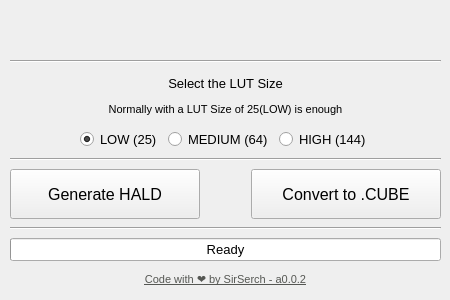
<?xml version="1.0" encoding="UTF-8"?>
<ui version="4.0">
 <class>mainWindow</class>
 <widget class="QMainWindow" name="mainWindow">
  <property name="geometry">
   <rect>
    <x>0</x>
    <y>0</y>
    <width>450</width>
    <height>300</height>
   </rect>
  </property>
  <property name="minimumSize">
   <size>
    <width>450</width>
    <height>300</height>
   </size>
  </property>
  <property name="maximumSize">
   <size>
    <width>450</width>
    <height>300</height>
   </size>
  </property>
  <property name="font">
   <font>
    <family>Arial</family>
    <weight>50</weight>
    <bold>false</bold>
   </font>
  </property>
  <property name="windowTitle">
   <string>OpenLUTCreator</string>
  </property>
  <property name="windowIcon">
   <iconset>
    <normalon>:/logo/images/icon.png</normalon>
   </iconset>
  </property>
  <property name="autoFillBackground">
   <bool>true</bool>
  </property>
  <property name="tabShape">
   <enum>QTabWidget::Rounded</enum>
  </property>
  <property name="dockNestingEnabled">
   <bool>false</bool>
  </property>
  <widget class="QWidget" name="centralwidget">
   <widget class="QWidget" name="verticalLayoutWidget">
    <property name="geometry">
     <rect>
      <x>10</x>
      <y>0</y>
      <width>431</width>
      <height>291</height>
     </rect>
    </property>
    <layout class="QVBoxLayout" name="verticalLayout">
     <item>
      <widget class="QLabel" name="label_2">
       <property name="maximumSize">
        <size>
         <width>16777215</width>
         <height>50</height>
        </size>
       </property>
       <property name="font">
        <font>
         <family>Arial</family>
         <pointsize>10</pointsize>
         <weight>50</weight>
         <bold>false</bold>
        </font>
       </property>
       <property name="text">
        <string>&lt;html&gt;&lt;head/&gt;&lt;body&gt;&lt;p&gt;&lt;img src=&quot;:/logo/images/logo.png&quot;/&gt;&lt;/p&gt;&lt;/body&gt;&lt;/html&gt;</string>
       </property>
       <property name="alignment">
        <set>Qt::AlignCenter</set>
       </property>
      </widget>
     </item>
     <item>
      <widget class="Line" name="line_3">
       <property name="orientation">
        <enum>Qt::Horizontal</enum>
       </property>
      </widget>
     </item>
     <item>
      <widget class="QLabel" name="label">
       <property name="sizePolicy">
        <sizepolicy hsizetype="Minimum" vsizetype="Minimum">
         <horstretch>0</horstretch>
         <verstretch>0</verstretch>
        </sizepolicy>
       </property>
       <property name="maximumSize">
        <size>
         <width>16777215</width>
         <height>50</height>
        </size>
       </property>
       <property name="font">
        <font>
         <family>Arial</family>
         <weight>50</weight>
         <bold>false</bold>
        </font>
       </property>
       <property name="text">
        <string>&lt;html&gt;&lt;head/&gt;&lt;body&gt;&lt;p align=&quot;center&quot;&gt;&lt;span style=&quot; font-size:10pt;&quot;&gt;Select the LUT Size&lt;/span&gt;&lt;/p&gt;&lt;p align=&quot;center&quot;&gt;&lt;span style=&quot; font-size:8pt;&quot;&gt;Normally with a LUT Size of 25(LOW) is enough&lt;/span&gt;&lt;/p&gt;&lt;/body&gt;&lt;/html&gt;</string>
       </property>
      </widget>
     </item>
     <item>
      <layout class="QHBoxLayout" name="horizontalLayout_3">
       <item>
        <spacer name="horizontalSpacer_4">
         <property name="orientation">
          <enum>Qt::Horizontal</enum>
         </property>
         <property name="sizeHint" stdset="0">
          <size>
           <width>40</width>
           <height>20</height>
          </size>
         </property>
        </spacer>
       </item>
       <item>
        <widget class="QRadioButton" name="lowRadius">
         <property name="font">
          <font>
           <family>Arial</family>
           <pointsize>10</pointsize>
           <weight>50</weight>
           <bold>false</bold>
          </font>
         </property>
         <property name="text">
          <string>LOW (25)</string>
         </property>
         <property name="checked">
          <bool>true</bool>
         </property>
        </widget>
       </item>
       <item>
        <widget class="QRadioButton" name="mediumRadius">
         <property name="font">
          <font>
           <family>Arial</family>
           <pointsize>10</pointsize>
           <weight>50</weight>
           <bold>false</bold>
          </font>
         </property>
         <property name="text">
          <string>MEDIUM (64)</string>
         </property>
        </widget>
       </item>
       <item>
        <widget class="QRadioButton" name="highRadius">
         <property name="font">
          <font>
           <family>Arial</family>
           <pointsize>10</pointsize>
           <weight>50</weight>
           <bold>false</bold>
          </font>
         </property>
         <property name="text">
          <string>HIGH (144)</string>
         </property>
        </widget>
       </item>
       <item>
        <spacer name="horizontalSpacer_5">
         <property name="orientation">
          <enum>Qt::Horizontal</enum>
         </property>
         <property name="sizeHint" stdset="0">
          <size>
           <width>40</width>
           <height>20</height>
          </size>
         </property>
        </spacer>
       </item>
      </layout>
     </item>
     <item>
      <widget class="Line" name="line_2">
       <property name="orientation">
        <enum>Qt::Horizontal</enum>
       </property>
      </widget>
     </item>
     <item>
      <layout class="QHBoxLayout" name="horizontalLayout_2">
       <item>
        <widget class="QPushButton" name="generateHald">
         <property name="minimumSize">
          <size>
           <width>190</width>
           <height>50</height>
          </size>
         </property>
         <property name="font">
          <font>
           <family>Arial</family>
           <pointsize>12</pointsize>
           <weight>50</weight>
           <bold>false</bold>
          </font>
         </property>
         <property name="text">
          <string>Generate HALD</string>
         </property>
        </widget>
       </item>
       <item>
        <spacer name="horizontalSpacer_3">
         <property name="orientation">
          <enum>Qt::Horizontal</enum>
         </property>
         <property name="sizeHint" stdset="0">
          <size>
           <width>40</width>
           <height>20</height>
          </size>
         </property>
        </spacer>
       </item>
       <item>
        <widget class="QPushButton" name="convertCube">
         <property name="minimumSize">
          <size>
           <width>190</width>
           <height>50</height>
          </size>
         </property>
         <property name="font">
          <font>
           <family>Arial</family>
           <pointsize>12</pointsize>
           <weight>50</weight>
           <bold>false</bold>
          </font>
         </property>
         <property name="text">
          <string>Convert to .CUBE</string>
         </property>
        </widget>
       </item>
      </layout>
     </item>
     <item>
      <widget class="Line" name="line">
       <property name="orientation">
        <enum>Qt::Horizontal</enum>
       </property>
      </widget>
     </item>
     <item>
      <layout class="QHBoxLayout" name="horizontalLayout">
       <item>
        <widget class="QProgressBar" name="progressBar">
         <property name="minimumSize">
          <size>
           <width>250</width>
           <height>0</height>
          </size>
         </property>
         <property name="font">
          <font>
           <family>Arial</family>
           <pointsize>10</pointsize>
           <weight>50</weight>
           <bold>false</bold>
          </font>
         </property>
         <property name="value">
          <number>0</number>
         </property>
         <property name="alignment">
          <set>Qt::AlignRight|Qt::AlignTrailing|Qt::AlignVCenter</set>
         </property>
         <property name="orientation">
          <enum>Qt::Horizontal</enum>
         </property>
         <property name="invertedAppearance">
          <bool>false</bool>
         </property>
         <property name="textDirection">
          <enum>QProgressBar::TopToBottom</enum>
         </property>
         <property name="format">
          <string>Ready</string>
         </property>
        </widget>
       </item>
      </layout>
     </item>
     <item>
      <widget class="QLabel" name="label_3">
       <property name="maximumSize">
        <size>
         <width>16777215</width>
         <height>20</height>
        </size>
       </property>
       <property name="font">
        <font>
         <family>Arial</family>
         <pointsize>8</pointsize>
         <weight>50</weight>
         <bold>false</bold>
        </font>
       </property>
       <property name="text">
        <string>&lt;html&gt;&lt;head/&gt;&lt;body&gt;&lt;p&gt;&lt;a href=&quot;https://github.com/SirSerch&quot;&gt;&lt;span style=&quot; text-decoration: underline; color:#555753;&quot;&gt;Code with ❤️ by SirSerch - a0.0.2&lt;/span&gt;&lt;/a&gt;&lt;/p&gt;&lt;/body&gt;&lt;/html&gt;</string>
       </property>
       <property name="alignment">
        <set>Qt::AlignCenter</set>
       </property>
       <property name="openExternalLinks">
        <bool>true</bool>
       </property>
      </widget>
     </item>
    </layout>
   </widget>
  </widget>
 </widget>
 <resources>
  <include location="../assets.qrc"/>
 </resources>
 <connections/>
</ui>
